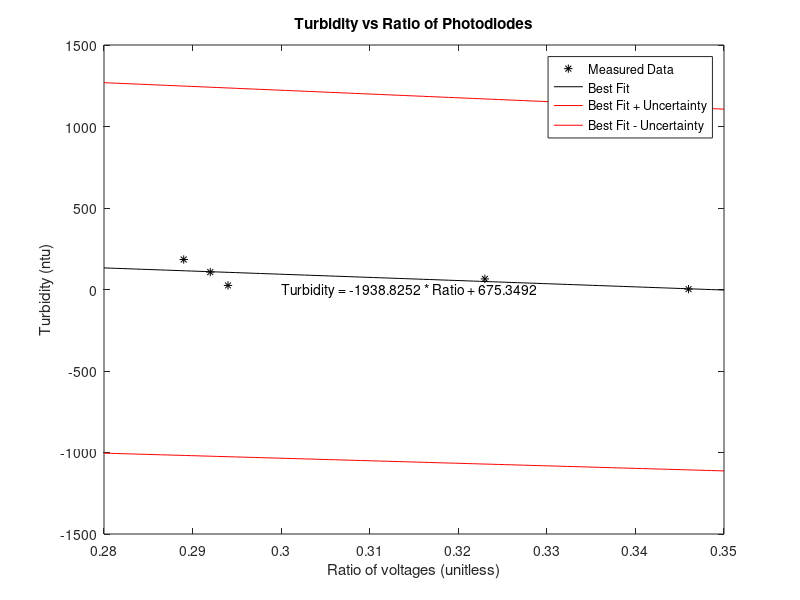

Write the MATLAB code that produced this figure.
voltage = [.346 .294 .323 .292 .289]; %percent of max fan speed
%REQUIRES ATTENTION
turb = [2.2 25 65 107 184]; %read in the white box
%REQUIRES ATTENTION
xmeas = voltage; %copying variable names for copy pasta purposes
ymeas = turb;

%coefficients of the fit and information about the errors
%REQUIRES ATTENTION
order = 1; %order of the polynomial fit
[coefficients, S] = polyfit(xmeas, ymeas, order); 

%values to plot the best fit curve over
%REQUIRES ATTENTION
xstart = .28; %start and end values to cover the range
%REQUIRES ATTENTION
xend = .35; %of the measured data
x0 = linspace(xstart,xend,100); 

%bestfit is the y values of the best fit, delta is something about the errors
[bestfit, delta] = polyval(coefficients, x0, S);

%uncertainties on the best fit line
upper = bestfit + delta;
lower = bestfit - delta;

%plot the original data and the best fit line with its uncertainties
plot(xmeas,ymeas,'*k');
hold on;
plot(x0, bestfit,'-k');
hold on;
plot(x0, upper, '-r');
hold on;
plot(x0, lower, '-r');
%REQUIRES ATTENTION
xlabel('Ratio of voltages (unitless)');
%REQUIRES ATTENTION
ylabel('Turbidity (ntu)');
title('Turbidity vs Ratio of Photodiodes');
legend('Measured Data','Best Fit','Best Fit + Uncertainty','Best Fit - Uncertainty');
%REQUIRES ATTENTION
text(.3, 0, ['Turbidity = ' num2str(coefficients(1)) ' * Ratio + ' num2str(coefficients(2))]);

